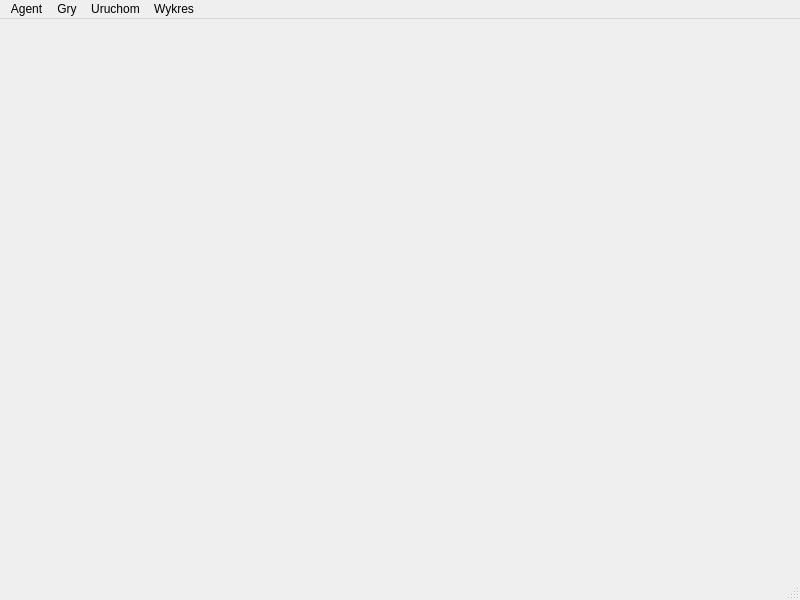
<?xml version="1.0" encoding="UTF-8"?>
<ui version="4.0">
 <class>main_window</class>
 <widget class="QMainWindow" name="main_window">
  <property name="geometry">
   <rect>
    <x>0</x>
    <y>0</y>
    <width>800</width>
    <height>600</height>
   </rect>
  </property>
  <property name="windowTitle">
   <string>Środowisko do testów algrytmow uczenia ze wzmocnieniem</string>
  </property>
  <property name="toolTipDuration">
   <number>-2</number>
  </property>
  <widget class="QWidget" name="plot">
   <property name="toolTipDuration">
    <number>5</number>
   </property>
   <layout class="QGridLayout" name="gridLayout">
    <item row="0" column="1">
     <widget class="QWidget" name="graph" native="true"/>
    </item>
   </layout>
  </widget>
  <widget class="QMenuBar" name="menubar">
   <property name="geometry">
    <rect>
     <x>0</x>
     <y>0</y>
     <width>800</width>
     <height>22</height>
    </rect>
   </property>
   <widget class="QMenu" name="menu_agent">
    <property name="title">
     <string>Agent</string>
    </property>
    <addaction name="action_load_agent"/>
    <addaction name="action_create_agent"/>
    <addaction name="action_agent_edit"/>
    <addaction name="action_agent_save"/>
   </widget>
   <widget class="QMenu" name="menu_environment">
    <property name="title">
     <string>Gry</string>
    </property>
    <addaction name="action_cartpole_prestart"/>
    <addaction name="action_pong_prestart"/>
    <addaction name="action_Sonic_the_hedgehog_prestart"/>
   </widget>
   <widget class="QMenu" name="menu_start">
    <property name="title">
     <string>Uruchom</string>
    </property>
    <addaction name="action_test_settings_open"/>
    <addaction name="action_learn_settings_open"/>
   </widget>
   <widget class="QMenu" name="menu_graph">
    <property name="title">
     <string>Wykres</string>
    </property>
    <addaction name="action_save_graph"/>
   </widget>
   <addaction name="menu_agent"/>
   <addaction name="menu_environment"/>
   <addaction name="menu_start"/>
   <addaction name="menu_graph"/>
  </widget>
  <widget class="QStatusBar" name="statusbar"/>
  <action name="action_load_agent">
   <property name="text">
    <string>Wczytaj</string>
   </property>
  </action>
  <action name="action_create_agent">
   <property name="text">
    <string>Stwórz</string>
   </property>
  </action>
  <action name="action_agent_edit">
   <property name="text">
    <string>Edytuj</string>
   </property>
  </action>
  <action name="actionGry">
   <property name="text">
    <string>Gry</string>
   </property>
  </action>
  <action name="action_test_settings_open">
   <property name="text">
    <string>Testy</string>
   </property>
  </action>
  <action name="action_learn_settings_open">
   <property name="text">
    <string>Nauka</string>
   </property>
  </action>
  <action name="action_agent_save">
   <property name="text">
    <string>Zapisz</string>
   </property>
  </action>
  <action name="action_cartpole_prestart">
   <property name="text">
    <string>Cartpole</string>
   </property>
  </action>
  <action name="action_pong_prestart">
   <property name="text">
    <string>Pong</string>
   </property>
  </action>
  <action name="action_Sonic_the_hedgehog_prestart">
   <property name="text">
    <string>Sonic the hedgehog</string>
   </property>
  </action>
  <action name="action_save_graph">
   <property name="text">
    <string>Zapisz</string>
   </property>
  </action>
 </widget>
 <resources/>
 <connections/>
</ui>
